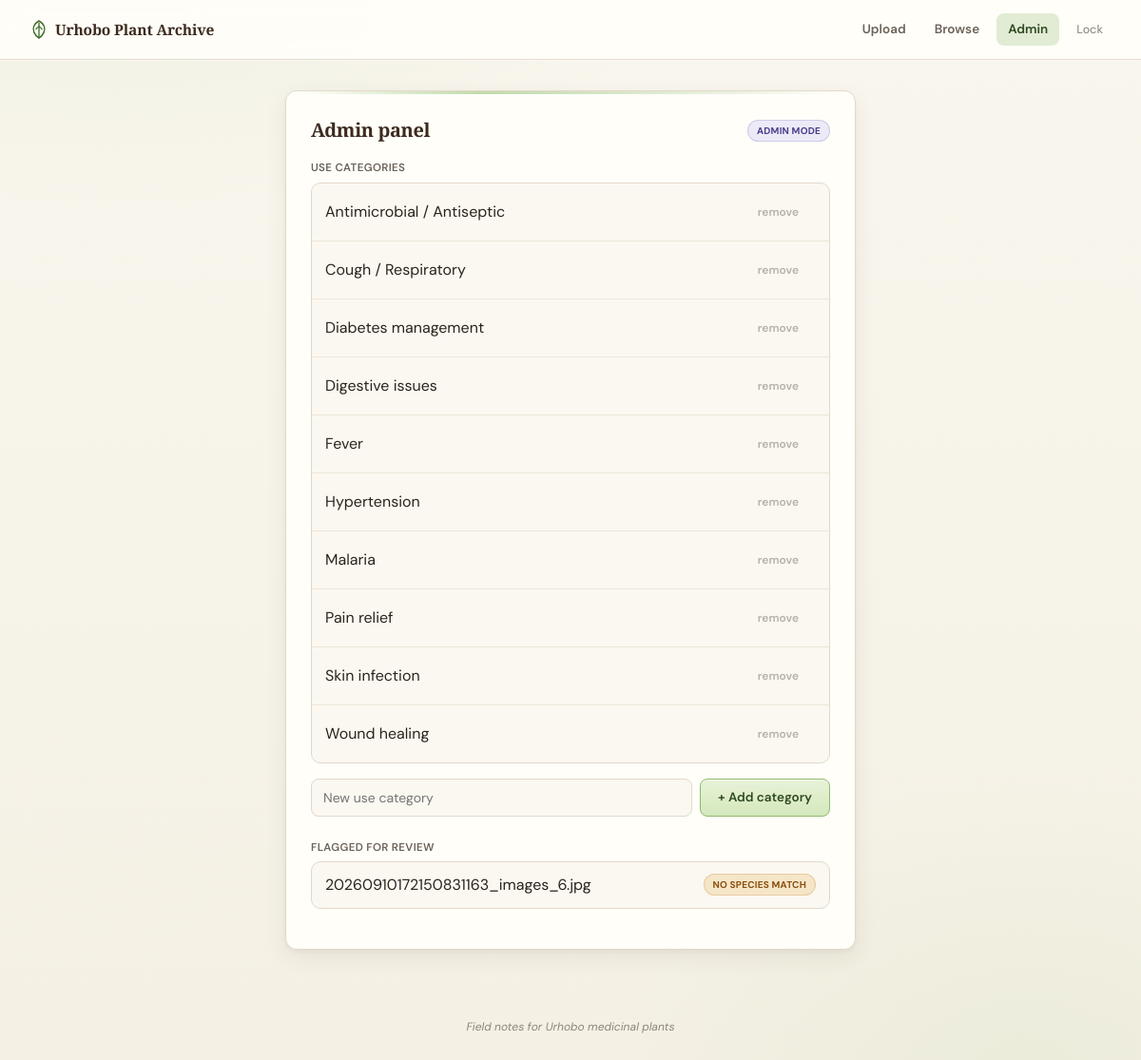
The page /admin/manage (signed in) on the database as committed earlier.
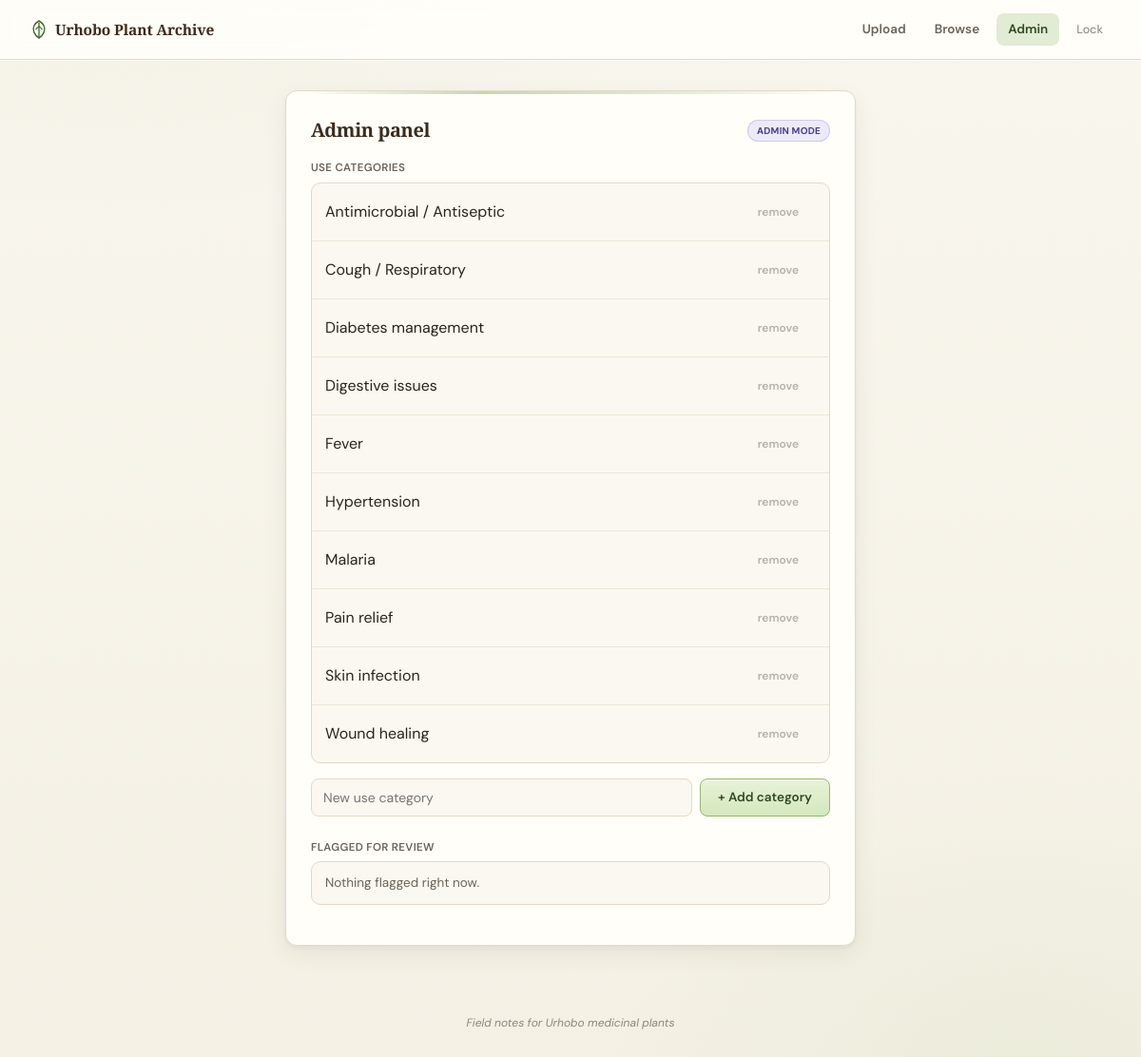
The same page on the database as committed later.
### tables this page shows
CREATE TABLE use_categories (
    category_id INTEGER PRIMARY KEY AUTOINCREMENT,
    name        TEXT NOT NULL UNIQUE
);

CREATE TABLE images (
    image_id              INTEGER PRIMARY KEY AUTOINCREMENT,
    filename              TEXT NOT NULL,
    species_id            INTEGER,
    suggested_species_id  INTEGER,
    suggestion_score      REAL,
    image_type            TEXT CHECK (image_type IN ('leaf', 'bark', 'flower', 'whole_plant')),
    labeller              TEXT,
    date_annotated        DATETIME,
    date_uploaded         DATETIME DEFAULT CURRENT_TIMESTAMP,
    status                TEXT DEFAULT 'pending' CHECK (status IN ('pending', 'annotated')),
    FOREIGN KEY (species_id) REFERENCES plants(species_id),
    FOREIGN KEY (suggested_species_id) REFERENCES plants(species_id)
);

### app.py (the view, shortened to what this page needs)
    @app.route("/admin/manage", methods=["GET", "POST"])
    @admin_required
    def admin_manage():
        db = db_module.get_db()
        categories = db.execute("SELECT * FROM use_categories ORDER BY name").fetchall()
        flagged = db.execute(
            """
            SELECT * FROM images
            WHERE status = 'pending'
               OR suggested_species_id IS NULL
               OR suggestion_score < ?
            ORDER BY date_uploaded DESC LIMIT 30
            """,
            (current_app.config["SIMILARITY_THRESHOLD"],),
        ).fetchall()
        return render_template("admin_manage.html", categories=categories, flagged=flagged)

### app.py (called while the page is built)
def admin_required(view):
    @wraps(view)
    def wrapped(*args, **kwargs):
        if not session.get("is_admin"):
            flash("Admin access required.", "error")
            return redirect(url_for("admin_login", next=request.path))
        return view(*args, **kwargs)
    return wrapped

### db.py (called while the page is built)
def get_db():
    if "db" not in g:
        g.db = sqlite3.connect(
            current_app.config["DATABASE"],
            detect_types=sqlite3.PARSE_DECLTYPES,
        )
        g.db.row_factory = sqlite3.Row
        g.db.execute("PRAGMA foreign_keys = ON")
    return g.db

### templates/admin_manage.html (shortened to what this page needs)
{% extends "base.html" %}
{% block content %}
<div class="card">
  <div style="display:flex; justify-content:space-between; align-items:center; margin-bottom:16px;">
    <div class="title" style="margin-bottom:0;">Admin panel</div>
    <span class="badge badge-purple">admin mode</span>
  </div>
  <div class="label">Use categories</div>
  <div class="list-box">
    {% for c in categories %}
    <div class="list-row">
      <span>{{ c['name'] }}</span>
      <form method="post" action="{{ url_for('admin_delete_category', category_id=c['category_id']) }}" onsubmit="return confirm('Remove this category?');">
        <button type="submit" style="border:none; background:none; color:#B4B2A9; font-size:12px; cursor:pointer;">remove</button>
      </form>
    </div>
    {% else %}
    <div class="list-row"><span class="muted">No categories yet.</span></div>
    {% endfor %}
  </div>
  <form method="post" style="display:flex; gap:8px; margin-bottom:24px;">
    <input type="text" name="name" placeholder="New use category" style="flex:1;">
    <button type="submit" class="btn-green">+ Add category</button>
  </form>
  <div class="label">Flagged for review</div>
  <div class="list-box">
    {% for img in flagged %}
    <a href="{{ url_for('annotate', image_id=img['image_id']) }}" style="text-decoration:none; color:inherit;">
      <div class="list-row">
        <span>{{ img['filename'] }}</span>
        {% if img['status'] == 'pending' and img['suggested_species_id'] is none %}
          <span class="badge badge-amber">no species match</span>
        {% else %}
          <span class="badge badge-amber">low confidence</span>
        {% endif %}
      </div>
    </a>
    {% else %}
    <div class="list-row"><span class="muted">Nothing flagged right now.</span></div>
    {% endfor %}
  </div>
</div>
{% endblock %}

Rows that differ between the two databases and show on the page:
removed images: filename "20260910172150831163_images_6.jpg", status "NO SPECIES MATCH"
Other text that changed with them:
text now shown: "Nothing flagged right now."
